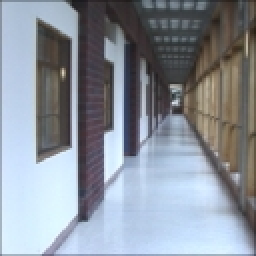
%> input picture include/gist/test.jpg, 128 x 128 px (shown 2 times larger)
$ octave --eval "result = grid_sift(imread('../gist/test.jpg'));"   (GNU Octave 9; MATLAB toolbox functions it lacks are replaced by stand-ins)
%> lines starting %> are read from the running program, lines starting %| are printed output that depends on the picture
### include/dsift/normalize_sift.m
function sift_arr = normalize_sift(sift_arr)
% normalize SIFT descriptors (after Lowe)

% find indices of descriptors to be normalized (those whose norm is larger than 1)
tmp = sqrt(sum(sift_arr.^2, 2));
normalize_ind = find(tmp > 1);

sift_arr_norm = sift_arr(normalize_ind,:);
sift_arr_norm = sift_arr_norm ./ repmat(tmp(normalize_ind,:), [1 size(sift_arr,2)]);

% suppress large gradients
sift_arr_norm(find(sift_arr_norm > 0.2)) = 0.2;

% finally, renormalize to unit length
tmp = sqrt(sum(sift_arr_norm.^2, 2));
sift_arr_norm = sift_arr_norm ./ repmat(tmp, [1 size(sift_arr,2)]);

sift_arr(normalize_ind,:) = sift_arr_norm;

### include/dsift/gen_dgauss.m
function [GX,GY]=gen_dgauss(sigma)

% laplacian of size sigma
%f_wid = 4 * floor(sigma);
%G = normpdf(-f_wid:f_wid,0,sigma);
%G = G' * G;
G = gen_gauss(sigma);
[GX,GY] = gradient(G);

GX = GX * 2 ./ sum(sum(abs(GX)));
GY = GY * 2 ./ sum(sum(abs(GY)));

### include/dsift/gen_gauss.m
function G=gen_gauss(sigma)

if all(size(sigma)==[1, 1])
    % isotropic gaussian
	f_wid = 4 * ceil(sigma) + 1;
    G = fspecial('gaussian', f_wid, sigma);
%	G = normpdf(-f_wid:f_wid,0,sigma);
%	G = G' * G;
else
    % anisotropic gaussian
    f_wid_x = 2 * ceil(sigma(1)) + 1;
    f_wid_y = 2 * ceil(sigma(2)) + 1;
    G_x = normpdf(-f_wid_x:f_wid_x,0,sigma(1));
    G_y = normpdf(-f_wid_y:f_wid_y,0,sigma(2));
    G = G_y' * G_x;
end

### include/dsift/grid_sift.m
function [sift_arr, grid_x, grid_y] = grid_sift(I, num_bins, sigma)

if ~exist('num_bins', 'var')
    num_bins = 4;
end
if ~exist('sigma', 'var')
    sigma = 2.5;
end

I = double(I);
I = mean(I,3);
%> I: size 128x128 double
I = I /max(I(:));

patch_size = sum(size(I))/2;
%> patch_size = 128
grid_spacing = patch_size/2;
%> grid_spacing = 64

% parameters
num_angles = 8;
% num_bins = 4;
% num_samples = num_bins * num_bins;
alpha = 9; %% parameter for attenuation of angles (must be odd)


sigma_edge = 1;


angle_step = 2 * pi / num_angles;
angles = 0:angle_step:2*pi;
angles(num_angles+1) = []; % bin centers

[hgt wid] = size(I);
%> hgt = 128; wid = 128

[G_X,G_Y]=gen_dgauss(sigma_edge);
I_X = filter2(G_X, I, 'same'); % vertical edges
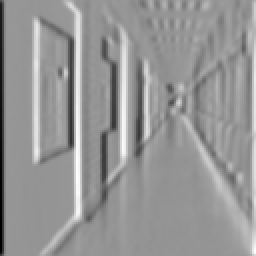
%> I_X: size 128x128 double (shown 2 times larger); min -0.973, max 0.689, mean 0.00451; drawn with min black and max white
I_Y = filter2(G_Y, I, 'same'); % horizontal edges
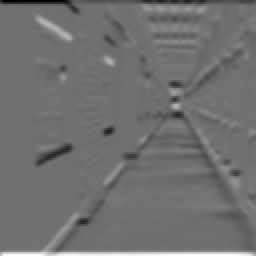
%> I_Y: size 128x128 double (shown 2 times larger); min -0.779, max 0.972, mean -0.00475; drawn with min black and max white
I_mag = sqrt(I_X.^2 + I_Y.^2); % gradient magnitude
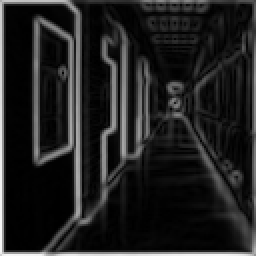
%> I_mag: size 128x128 double (shown 2 times larger); min 0.00023, max 0.973, mean 0.132
I_theta = atan2(I_Y,I_X+eps);
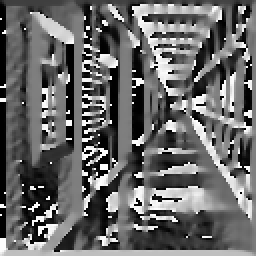
%> I_theta: size 128x128 double (shown 2 times larger); min -3.14, max 3.14, mean -0.566; drawn with min black and max white
I_theta(find(isnan(I_theta))) = 0; % necessary????

% grid
grid_x = patch_size/2:grid_spacing:wid-patch_size/2+1;
%> grid_x = 64
grid_y = patch_size/2:grid_spacing:hgt-patch_size/2+1;
%> grid_y = 64

% make orientation images
I_orientation = zeros([hgt, wid, num_angles], 'single');

% for each histogram angle
cosI = cos(I_theta);
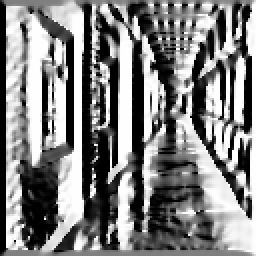
%> cosI: size 128x128 double (shown 2 times larger); min -1, max 1, mean 0.0158; drawn with min black and max white
sinI = sin(I_theta);
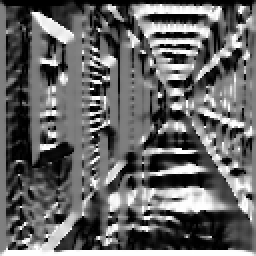
%> sinI: size 128x128 double (shown 2 times larger); min -1, max 1, mean -0.195; drawn with min black and max white
for a=1:num_angles
    % compute each orientation channel
    tmp = (cosI*cos(angles(a))+sinI*sin(angles(a))).^alpha;
    tmp = tmp .* (tmp > 0);

    % weight by magnitude
    I_orientation(:,:,a) = tmp .* I_mag;
end
%> this loop made 8 passes
%> pass 2, in grid_sift, `tmp = tmp .* (tmp > 0);`:
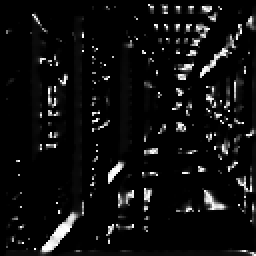
%> tmp: size 128x128 double (shown 2 times larger); min 0, max 1, mean 0.0606

% [7 lines of commented-out code are left out]


weight_x = gausswin(patch_size/2, sigma);
for a = 1:num_angles
    %I_orientation(:,:,a) = conv2(I_orientation(:,:,a), weight_kernel, 'same');
    I_orientation(:,:,a) = conv2(weight_x, weight_x', I_orientation(:,:,a), 'same');
end


% Sample SIFT bins at valid locations (without boundary artifacts)
% find coordinates of sample points (bin centers)
[sample_x, sample_y] = meshgrid(linspace(1,patch_size+1,num_bins+1));
sample_x = sample_x(1:num_bins,1:num_bins); sample_x = sample_x(:)-patch_size/2;
sample_y = sample_y(1:num_bins,1:num_bins); sample_y = sample_y(:)-patch_size/2;

sift_arr = zeros([length(grid_y) length(grid_x) num_angles*num_bins*num_bins], 'single');
b = 0;
for n = 1:num_bins*num_bins
    sift_arr(:,:,b+1:b+num_angles) = I_orientation(grid_y+sample_y(n), grid_x+sample_x(n), :);
    b = b+num_angles;
end
%> after the loop, b = 128; sift_arr = 128 values, max 82.05 at index 49, min 0.183 at index 19, mean 13.22
clear I_orientation


% Outputs:
[grid_x,grid_y] = meshgrid(grid_x, grid_y);
[nrows, ncols, cols] = size(sift_arr);
%> nrows = 1; ncols = 1; cols = 128

% normalize SIFT descriptors
sift_arr = reshape(sift_arr, [nrows*ncols num_angles*num_bins*num_bins]);
sift_arr = normalize_sift(sift_arr);
%> in normalize_sift, `tmp = sqrt(sum(sift_arr.^2, 2));`: tmp = 246.7
%> in normalize_sift, `normalize_ind = find(tmp > 1);`: normalize_ind = 1
%> in normalize_sift, `sift_arr_norm = sift_arr(normalize_ind,:);`: sift_arr_norm has the same summary as sift_arr in grid_sift
%> in normalize_sift, `sift_arr_norm = sift_arr_norm ./ repmat(tmp(normalize_ind,:), [1 size(..`: sift_arr_norm = 128 values, max 0.333 at index 49, min 0.000742 at index 19, mean 0.0536
%> in normalize_sift, `tmp = sqrt(sum(sift_arr_norm.^2, 2));`: tmp = 0.831
%> in normalize_sift, `sift_arr_norm = sift_arr_norm ./ repmat(tmp, [1 size(sift_arr,2)]);`: sift_arr_norm = 128 values, max 0.241 at index 21, min 0.000893 at index 19, mean 0.0587
%> sift_arr has the same summary as sift_arr_norm in normalize_sift
%> `result = grid_sift(imread('../gist/test.jpg'));`: result has the same summary as sift_arr_norm in normalize_sift

% sift_arr = reshape(sift_arr, [nrows*ncols num_angles*num_bins*num_bins]);
grid_x = grid_x(:);
grid_y = grid_y(:);


%%%%%%%%%%%%%%%%%%%%%%%%%%%%%%%%%%%%%%%%%%%%%%%%%%%%%%%%%%%%%%%%%%%%%%%%%%%%%%%%%%%%%%%%%%%%%%%%%%%%%
function x = pad(x, D)

[nrows, ncols, cols] = size(sift_arr);
hgt = nrows+2*D;
wid = ncols+2*D;
PADVAL = 0;

x = [repmat(PADVAL, [hgt Dx cols]) ...
    [repmat(PADVAL, [Dy ncols cols]); x; repmat(PADVAL, [Dy-1 ncols cols])] ...
    repmat(PADVAL, [hgt Dx-1 cols])];
